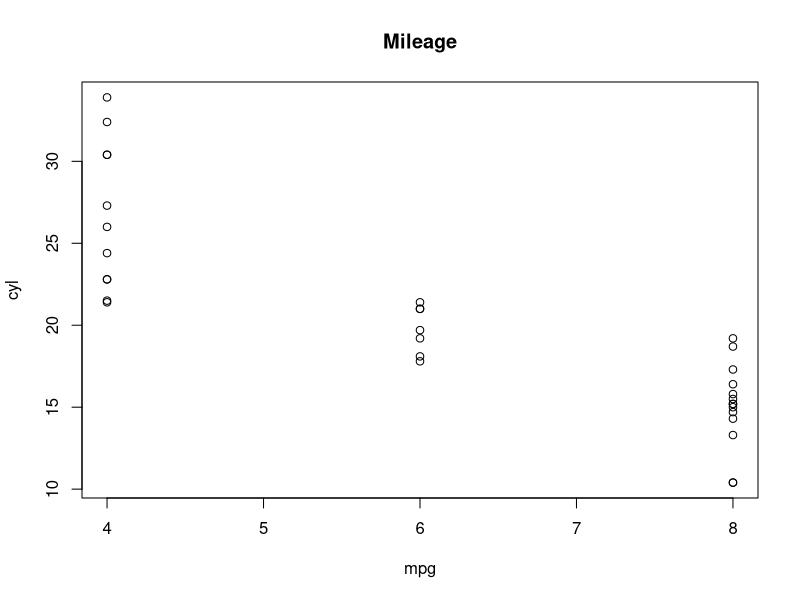

Reproduce this figure in R.
#installed.packages(ggplot2)
#library(ggplot2)
data<-mtcars[,c('mpg','cyl')]
#boxplot(mpg~cyl,data,main="Mileage Data",xlab="mpg",ylab="Cyl")
plot(mpg~cyl,data,main="Mileage",xlab="mpg",ylab = "cyl")
v <- c(9,13,21,8,36)
m<-c("jan","feb","mar","april","May")
#barplot(v,names.arg = m,xlab = "months",ylab = "v",main="revenue")
#pie(v,m)